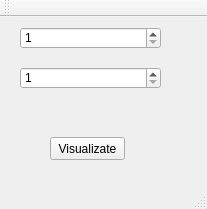
<?xml version="1.0" encoding="UTF-8"?>
<ui version="4.0">
 <class>QtLabWorksClass</class>
 <widget class="QMainWindow" name="QtLabWorksClass">
  <property name="geometry">
   <rect>
    <x>0</x>
    <y>0</y>
    <width>207</width>
    <height>209</height>
   </rect>
  </property>
  <property name="windowTitle">
   <string>QtLabWorks</string>
  </property>
  <widget class="QWidget" name="centralWidget">
   <widget class="QSpinBox" name="spinBox">
    <property name="geometry">
     <rect>
      <x>20</x>
      <y>10</y>
      <width>141</width>
      <height>22</height>
     </rect>
    </property>
    <property name="minimum">
     <number>1</number>
    </property>
    <property name="maximum">
     <number>7</number>
    </property>
   </widget>
   <widget class="QSpinBox" name="spinBox_2">
    <property name="geometry">
     <rect>
      <x>20</x>
      <y>50</y>
      <width>141</width>
      <height>22</height>
     </rect>
    </property>
    <property name="minimum">
     <number>1</number>
    </property>
    <property name="maximum">
     <number>7</number>
    </property>
   </widget>
   <widget class="QPushButton" name="pushButton">
    <property name="geometry">
     <rect>
      <x>50</x>
      <y>120</y>
      <width>75</width>
      <height>23</height>
     </rect>
    </property>
    <property name="text">
     <string>Visualizate</string>
    </property>
   </widget>
  </widget>
  <widget class="QMenuBar" name="menuBar">
   <property name="geometry">
    <rect>
     <x>0</x>
     <y>0</y>
     <width>207</width>
     <height>21</height>
    </rect>
   </property>
  </widget>
  <widget class="QToolBar" name="mainToolBar">
   <attribute name="toolBarArea">
    <enum>TopToolBarArea</enum>
   </attribute>
   <attribute name="toolBarBreak">
    <bool>false</bool>
   </attribute>
  </widget>
  <widget class="QStatusBar" name="statusBar"/>
 </widget>
 <layoutdefault spacing="6" margin="11"/>
 <resources>
  <include location="QtLabWorks.qrc"/>
 </resources>
 <connections/>
</ui>
